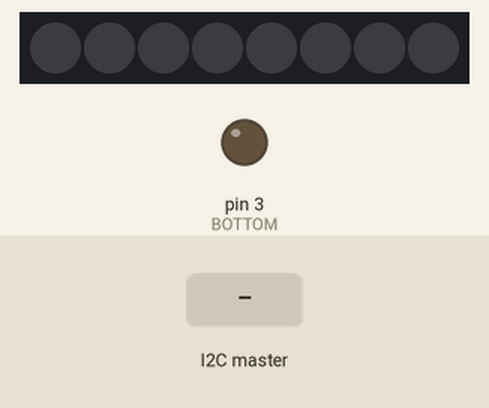
Recording of a sketch running on a simulated Arduino Uno, built with avr-gcc and run on an emulated ATmega328P. Shown: 8 RGB LEDs in strip order, left to right, output pins drawn as LEDs (lit = HIGH). The inputs (shaded band) are chosen by the test bench.

Above: at 1.2 s.
1.3 s: the I2C master sends the byte 2
At 2.1 s:
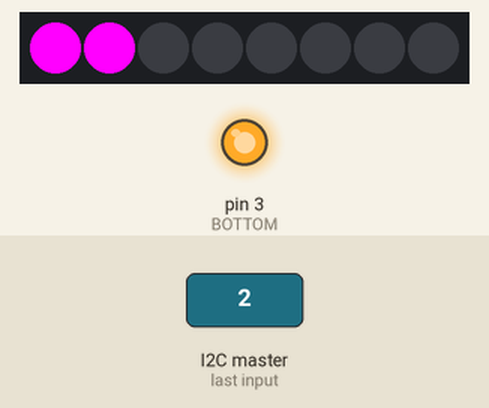
2.8 s: the I2C master sends the byte 0
At 3.2 s:
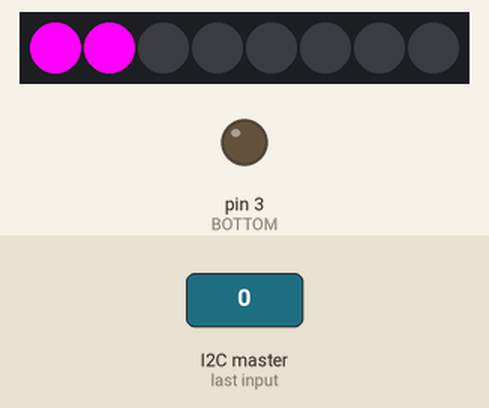
Timing chart, 0 to 5.8 s (numbered marks = the images above; inputs shaded):
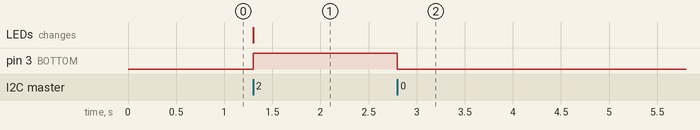

The sketch:

i2c_solinoid.ino
```cpp
#include <Adafruit_NeoPixel.h>
#include <Wire.h>
#define LED_PIN    2
#define LED_COUNT 8

Adafruit_NeoPixel strip(LED_COUNT, LED_PIN, NEO_GRB + NEO_KHZ800);

const int TOP = 2; // Top solinoid
const int BOTTOM = 3; // bottom solinoid

static_assert(LOW == 0, "Expecting LOW to be 0");
int state = 0;

void setup() {
  // Connection
  Wire.begin(0x9);             // Joining I2C bus with ADR 0x08
  Wire.onReceive(receiveData); // Registering the data
  // Solinoid
  pinMode(TOP, OUTPUT); // Solenoid 1
  pinMode(BOTTOM, OUTPUT); // Solenoid 2
  digitalWrite(TOP, LOW);
  digitalWrite(BOTTOM, LOW);
  // LED
  strip.begin();
  strip.show(); // Initialize all pixels to 'off'
}

void loop() { // A delay so the data does not come in so fast
  delay(100);
}

void receiveData(int howMany) { // Function for receiving data
  while (Wire.available()) {    // Looping through all but last
    int c = Wire.read();        // Receiving Byte as Character for Red and Green

    if(c == 1){
      // Fire top solinoid and turn on top two leds
      digitalWrite(TOP, HIGH);
      strip.setPixelColor(8, 255, 0, 255);
      strip.setPixelColor(7, 255, 0, 255);
      strip.show();
    }

    if(c == 0){
      // turn off and clear leds
      digitalWrite(TOP, LOW);   // Turn Green LED off
      digitalWrite(BOTTOM, LOW);   // Turn Red LED off
      strip.clear();
    }

    if(c == 2){
      // Fire  bottom solinoid and turn on bottom two leds
      digitalWrite(BOTTOM, HIGH);
      strip.setPixelColor(0, 255, 0, 255);
      strip.setPixelColor(1, 255, 0, 255);
      strip.show();
    }
  }
}
```

Measured:
- after the input at 1.3 s, pin 3 (BOTTOM): LOW → HIGH at once; the LEDs: change at once (image 1)
- after the input at 2.8 s, pin 3 (BOTTOM): HIGH → LOW at once
